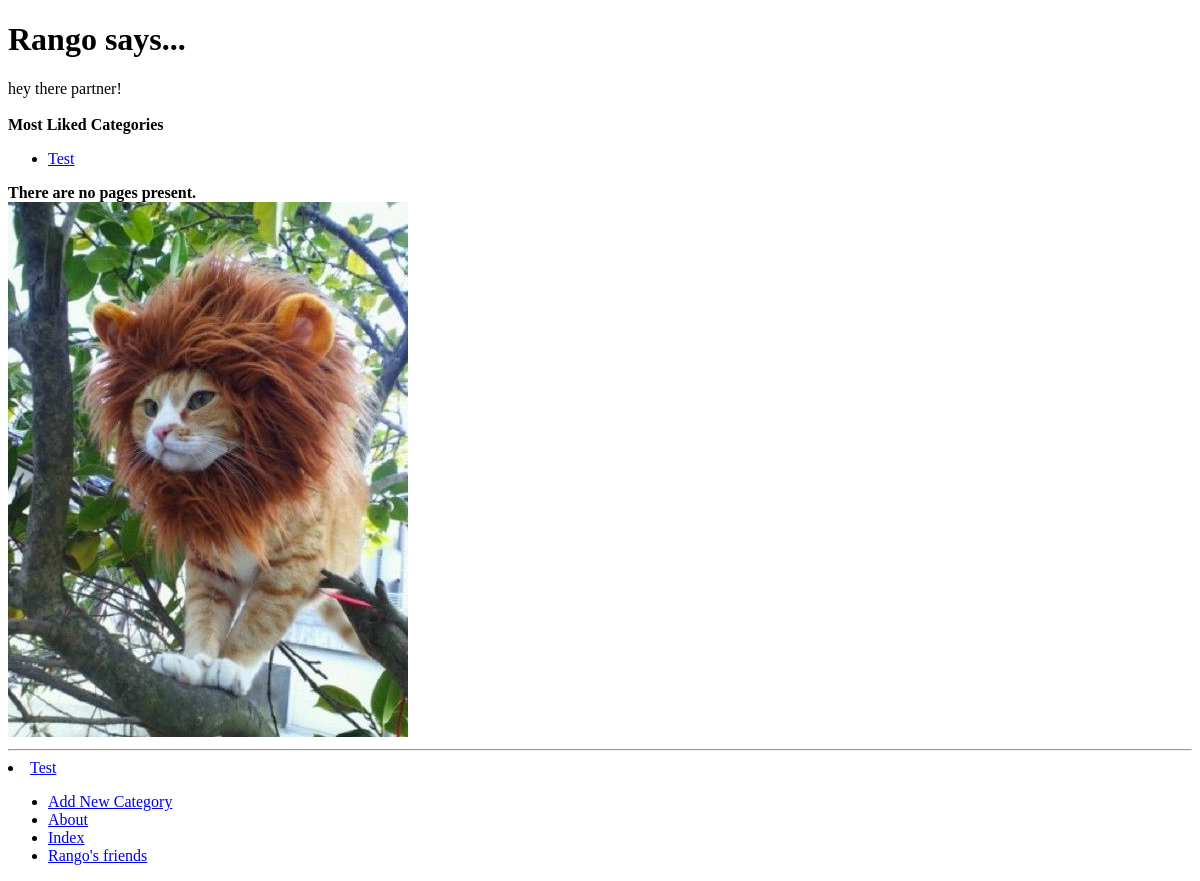
The app's page /, older data.
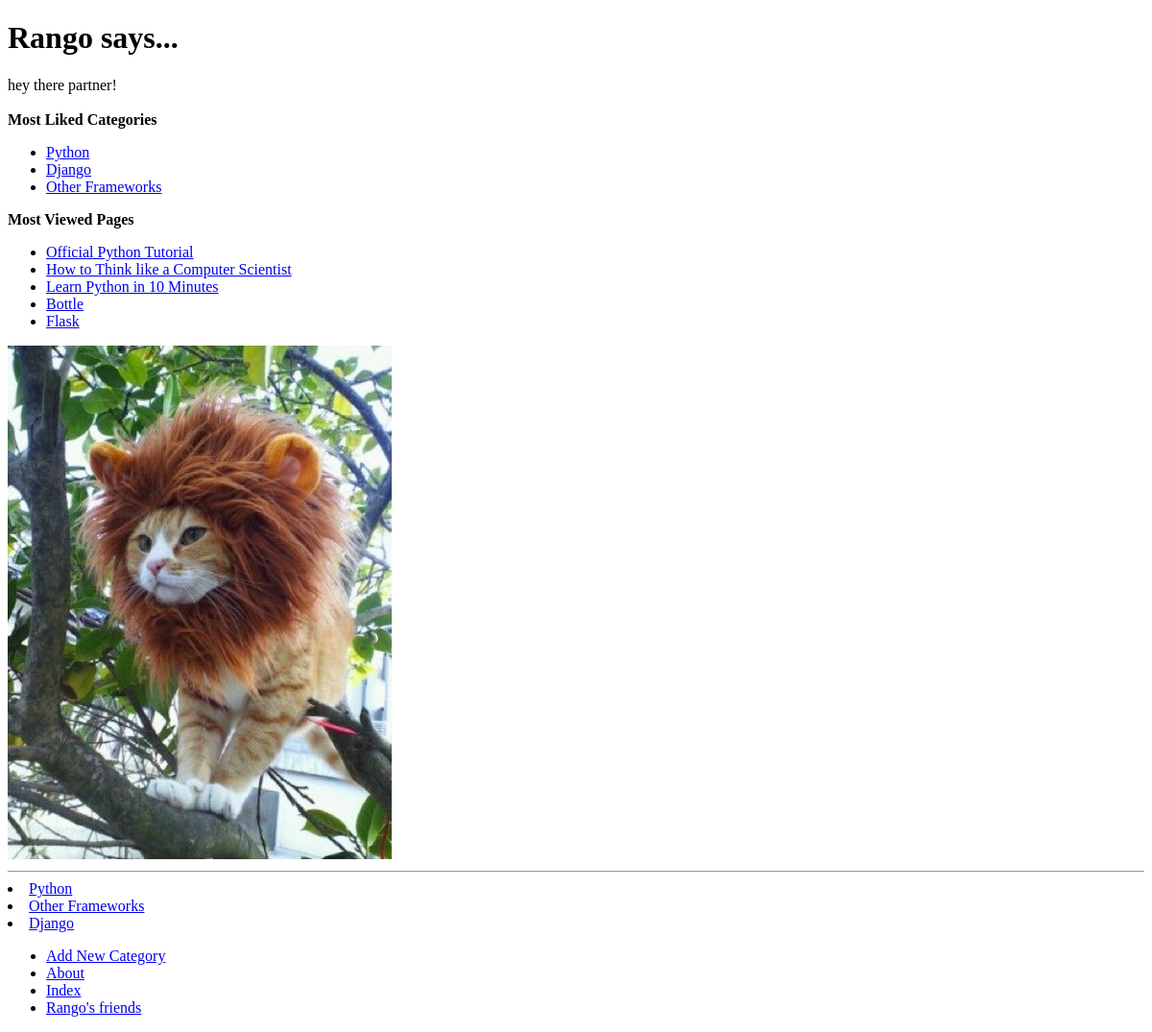
The same page, newer data.
### rango/models.py (models this page shows, shortened)
class Category(models.Model):
    max_length = 128
    name = models.CharField(max_length=max_length, unique=True)
    views = models.IntegerField(default=0)
    likes = models.IntegerField(default=0)
    slug = models.SlugField(unique=True)
    class Meta:
        verbose_name_plural = 'categories'

class Page(models.Model):
    category = models.ForeignKey(Category)
    title = models.CharField(max_length=128)
    url = models.URLField()
    views = models.IntegerField(default=0)

### rango/views.py (the view)
# urls.py: url(r'^$', views.index, name='index'),
def index(request):
    category_list = Category.objects.order_by('-likes')[:5]
    page_list  = Page.objects.order_by('-views')[:5]
    context_dict = {'categories': category_list, 'pages' : page_list}
    return render(request, 'rango/index.html', context=context_dict)

### rango/templatetags/rango_template_tags.py (called while the page is built)
@register.inclusion_tag('rango/cats.html')
def get_category_list(cat=None):
    return {'cats': Category.objects.all(),
        'act_cat': cat}

### templates/rango/index.html (shortened to what this page needs)
{% extends 'rango/base.html' %}
{% load staticfiles %}
{% block body_block %}
    <h1>Rango says...</h1>
    <div> hey there partner! </div> <br />
    <div>
    {% if categories %}
    <strong>Most Liked Categories</strong>
    <ul>
        {% for category in categories%}
            <li>
            <a href="{% url 'show_category' category.slug %}">
                {{ category.name }}
            </a>
            </li>
        {% endfor %}
    </ul>
    {% else %}
        <strong>There are no categories present.</strong>
    {% endif %}
    </div>
    <div>
    {% if pages %}
    <strong>Most Viewed Pages</strong>
    <ul>
        {% for page in pages%}
            <li>
            <a href="{{ page.url }}">{{ page.title }}</a>
            </li>
        {% endfor %}
    </ul>
    {% else %}
        <strong>There are no pages present.</strong>
    {% endif %}
    </div>
    <div>
        <img src="{% static "images/rango.jpg" %}" alt="Picture of Rango" />
    </div>
{% endblock %}

### templates/rango/base.html (shortened to what this page needs)
<!DOCTYPE html>
{% load rango_template_tags %}
{% load staticfiles %}
<html>
    <head>
    </head>
    <body>
        <div>
        {% block body_block %}{% endblock %}
        </div>
        <hr />
        <div>
        {% block sidebar_block %}
            {% get_category_list category %}
        {% endblock %}
        </div>
        <div>
            <ul>
                <li><a href="{% url 'add_category' %}">Add New Category</a></li>
                <li><a href="{% url 'about' %}">About</a></li>
                <li><a href="{% url 'index' %}">Index</a></li>
                <li><a href="{% url 'friends' %}">Rango's friends</a></li>
            </ul>
        </div>
    </body>
</html>

### templates/rango/cats.html
{% if cats %}
    {% for c in cats %}
        {% if c == act_cat %}
            <li>
            <strong>
                <a href="{% url 'show_category' c.slug %}">{{ c.name }}</a>
            </strong>
            </li>
        {% else %}
            <li>
                <a href="{% url 'show_category' c.slug %}">{{ c.name }}</a>
            </li>
        {% endif %}
    {% endfor %}
{% else %}
    <li> <strong>There are no categories present.</strong></li>
{% endif %}

Row changes from the older to the newer data that the page shows:
removed Category: name "Test"
added Category: name "Python"
added Category: name "Django"
added Category: name "Other Frameworks"
added Page: title "Official Python Tutorial"
added Page: title "How to Think like a Computer Scientist"
added Page: title "Learn Python in 10 Minutes"
added Page: title "Bottle"
added Page: title "Flask"
Text that changed along with them:
text no longer shown: "There are no pages present."
text now shown: "Most Viewed Pages"
